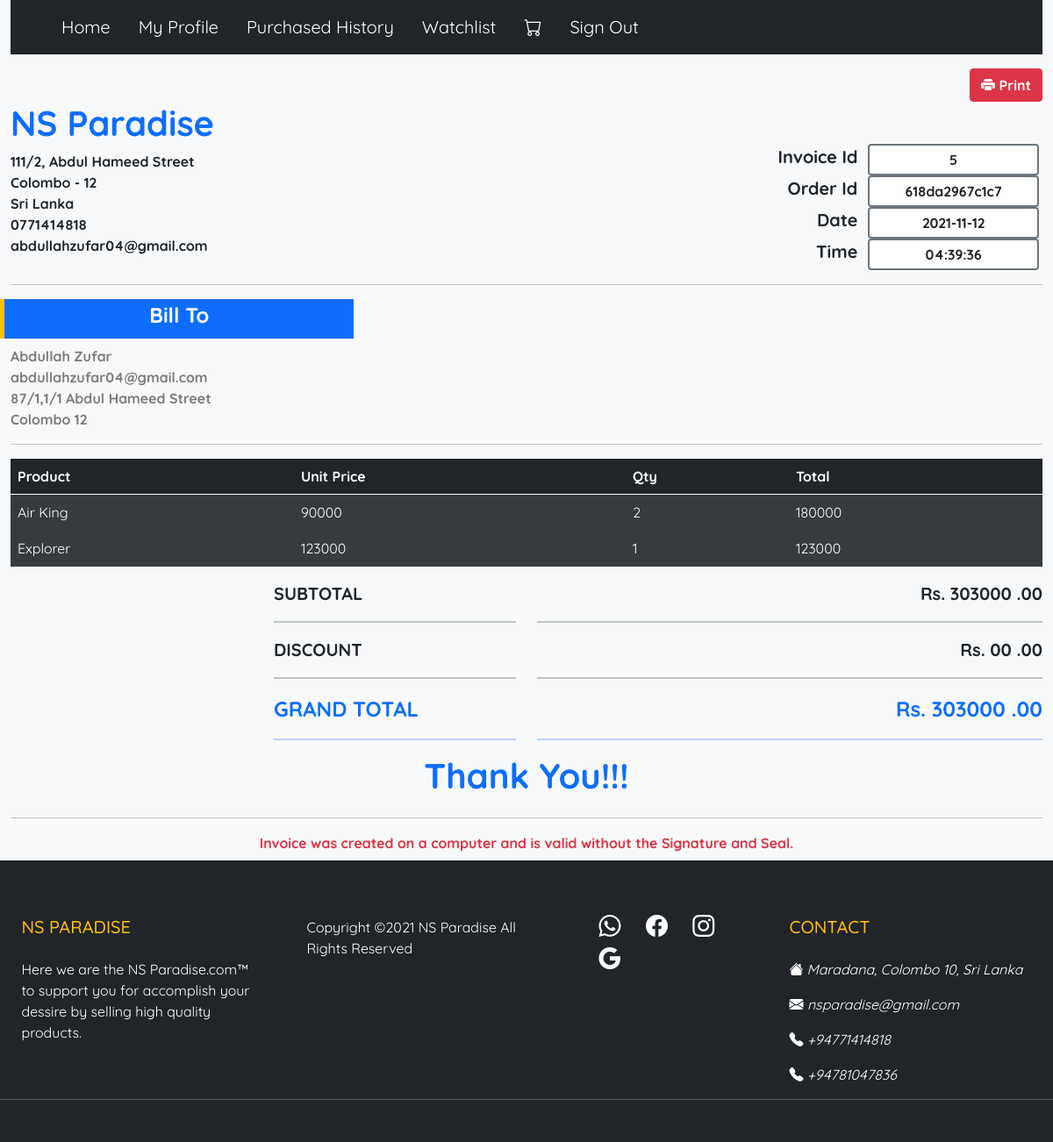
The page /Invoice.php?oid=618da2967c1c7 (signed in) on the database its author committed.
### tables this page shows
CREATE TABLE `invoice` (
  `id` int(11) NOT NULL,
  `order_id` varchar(20) DEFAULT NULL,
  `datetime` datetime DEFAULT NULL,
  `qty` int(11) DEFAULT NULL,
  `total` double DEFAULT NULL,
  `customer_email` varchar(100) NOT NULL,
  `product_id` int(11) NOT NULL
);

CREATE TABLE `customer` (
  `email` varchar(100) NOT NULL,
  `fname` varchar(50) DEFAULT NULL,
  `lname` varchar(50) DEFAULT NULL,
  `password` varchar(20) DEFAULT NULL,
  `dob` date DEFAULT NULL,
  `gender_id` int(11) NOT NULL,
  `registration_date` datetime DEFAULT NULL,
  `v_code` varchar(20) DEFAULT NULL,
  `v_status_id` int(11) NOT NULL,
  `status_id` int(11) NOT NULL
);

CREATE TABLE `delivery_details` (
  `id` int(11) NOT NULL,
  `address` text DEFAULT NULL,
  `city_id` int(11) NOT NULL,
  `invoice_id` int(11) NOT NULL
);

CREATE TABLE `city` (
  `id` int(11) NOT NULL,
  `name` varchar(20) DEFAULT NULL,
  `postalcode` varchar(5) DEFAULT NULL,
  `district_id` int(11) NOT NULL
);

CREATE TABLE `product` (
  `id` int(11) NOT NULL,
  `brand_id` int(11) NOT NULL,
  `title` varchar(45) DEFAULT NULL,
  `price` double DEFAULT NULL,
  `qty` int(11) DEFAULT NULL,
  `crown_id` int(11) NOT NULL,
  `shape_id` int(11) NOT NULL,
  `case_color` int(11) NOT NULL,
  `dial_color` int(11) NOT NULL,
  `bracelet_id` int(11) NOT NULL,
  `bracelet_color` int(11) NOT NULL,
  `gender_id` int(11) NOT NULL,
  `date_display_id` int(11) NOT NULL,
  `description` text DEFAULT NULL,
  `img` varchar(200) DEFAULT NULL,
  `admin_email` varchar(100) NOT NULL,
  `datetime_added` datetime DEFAULT NULL,
  `status_id` int(11) NOT NULL
);

### connection.php (called while the page is built, shortened)
<?php
class Database{
    public static $connection;
    public static function setUpconnection(){
        if(!isset(Database::$connection)){
            Database::$connection = new mysqli("localhost","id18074452_root","W[Gb*C16}*OuCcQl","id18074452_nsparadise","3306");
        }
    }
    public static function search($q){
        $resultset = Database::$connection->query($q);
        return $resultset;
    }
}
?>

### Invoice.php (the view, shortened to what this page needs)
<?php
require "connection.php";
if (isset($_SESSION["user"])) {
    if (isset($_GET["oid"])) {
        $orderid = $_GET["oid"];
        $invoicers = Database::search("SELECT * FROM `invoice` WHERE `order_id` = '" . $orderid . "'");
        if ($invoicers->num_rows >= 1) {
            $invoice = $invoicers->fetch_assoc();
?>
            <!DOCTYPE html>
            <html>
            <head>
                <?php require "link.php"; ?>
            </head>
            <body class="bg-light">
                <div class="container-fluid">
                    <div class="row">
                        <?php require "header.php"; ?>
                        <div class="col-12">
                            <div class="row mt-3">
                                <div class="col-12 text-end">
                                    <button class="btn btn-danger fw-bold" onclick="printDiv();"><i class="bi bi-printer-fill"></i> Print</button>
                                </div>
                            </div>
                        </div>
                        <div id="GFG">
                            <div class="col-12">
                                <div class="row mb-3">
                                    <div class="col-12 col-lg-6">
                                        <div class="row">
                                            <div class="col-12">
                                                <h1 class="fs-1 fw-bold text-primary text-start">NS Paradise</h1>
                                            </div>
                                            <div class="col-12">
                                                <span class="fw-bold text-dark text-start">111/2, Abdul Hameed Street</span>
                                                <br />
                                                <span class="fw-bold text-dark text-start">Colombo - 12</span>
                                                <br />
                                                <span class="fw-bold text-dark text-start">Sri Lanka</span>
                                                <br />
                                                <span class="fw-bold text-dark text-start">0771414818</span>
                                                <br />
                                                <span class="fw-bold text-dark text-start">abdullahzufar04@gmail.com</span>
                                            </div>
                                        </div>
                                    </div>
                                    <div class="col-12 col-lg-6 mt-5">
                                        <div class="row me-1">
                                            <div class="col-12">
                                                <div class="row justify-content-end">
                                                    <span class="fw-bold fs-5 text-end col-5">Invoice Id</span>
                                                    <span class="fw-bold fs-6 text-center border border-2 border-secondary rounded p-1 col-7 col-sm-6 col-md-4 bg-white"><?php echo $invoice["id"]; ?></span>
                                                </div>
                                            </div>
                                            <div class="col-12">
                                                <div class="row justify-content-end">
                                                    <span class="fw-bold fs-5 text-end col-5">Order Id</span>
                                                    <span class="fw-bold fs-6 text-center border border-2 border-secondary rounded p-1 col-7 col-sm-6 col-md-4 bg-white"><?php echo $invoice["order_id"]; ?></span>
                                                </div>
                                            </div>
                                            <?php
                                            $datetime = $invoice["datetime"];
                                            $splitdate = explode(" ", $datetime)
                                            ?>
                                            <div class="col-12">
                                                <div class="row justify-content-end">
                                                    <span class="fw-bold fs-5 text-end col-5">Date</span>
                                                    <span class="fw-bold fs-6 text-center border border-2 border-secondary rounded p-1 col-7 col-sm-6 col-md-4 bg-white"><?php echo $splitdate[0]; ?></span>
                                                </div>
                                            </div>
                                            <div class="col-12">
                                                <div class="row justify-content-end">
                                                    <span class="fw-bold fs-5 text-end col-5">Time</span>
                                                    <span class="fw-bold fs-6 text-center border border-2 border-secondary rounded p-1 col-7 col-sm-6 col-md-4 bg-white"><?php echo $splitdate[1]; ?></span>
                                                </div>
                                            </div>
                                        </div>
                                    </div>
                                </div>
                            </div>
                            <hr />
                            <div class="col-12">
                                <div class="row border border-5 border-warning border-top-0 border-end-0 border-bottom-0">
                                    <div class="col-12 col-md-6 col-lg-4 bg-primary p-1">
                                        <h3 class="text-white fw-bold fs-4 text-center">Bill To</h3>
                                    </div>
                                </div>
                            </div>
                            <?php
                            $customerrs = Database::search("SELECT * FROM `customer` WHERE `email` = '" . $invoice["customer_email"] . "'");
                            $customer = $customerrs->fetch_assoc();
                            $delivery_detailsrs = Database::search("SELECT * FROM `delivery_details` WHERE `invoice_id` = '" . $invoice["id"] . "'");
                            $delivery_details = $delivery_detailsrs->fetch_assoc();
                            $cityrs = Database::search("SELECT * FROM `city` WHERE `id` = '" . $delivery_details["city_id"] . "'");
                            $city = $cityrs->fetch_assoc();
                            ?>
                            <div class="col-12 mb-3">
                                <div class="row mt-2">
                                    <div class="col-12">
                                        <span class="fw-bold text-black-50 text-start"><?php echo $customer["fname"] . " " . $customer["lname"]; ?></span>
                                        <br />
                                        <span class="fw-bold text-black-50 text-start"><?php echo $customer["email"]; ?></span>
                                        <br />
                                        <span class="fw-bold text-black-50 text-start"><?php echo $delivery_details["address"]; ?></span>
                                        <br />
                                        <span class="fw-bold text-black-50 text-start"><?php echo $city["name"]; ?></span>
                                    </div>
                                </div>
                            </div>
                            <hr />
                            <table class="table table-responsive table-dark">
                                <thead>
                                    <tr>
                                        <th>Product</th>
                                        <th>Unit Price</th>
                                        <th>Qty</th>
                                        <th>Total</th>
                                    </tr>
                                </thead>
                                <tbody>
                                    <?php
                                    $subtotal = "0";
                                    $discount = "00";
                                    $invoice_rs = Database::search("SELECT * FROM `invoice` WHERE `order_id` = '" . $orderid . "'");
                                    for ($i = 0; $i < $invoice_rs->num_rows; $i++) {
                                        $invoice_details = $invoice_rs->fetch_assoc();
                                        $productrs = Database::search("SELECT * FROM `product` WHERE `id` = '" . $invoice_details["product_id"] . "'");
                                            $product = $productrs->fetch_assoc();
                                            $subtotal = $subtotal + $invoice_details["total"];
                                            $grandtotal = $subtotal - $discount;
                                    ?>
                                            <tr class="table-active">
                                                <td><?php echo $product["title"]; ?></td>
                                                <td><?php echo $product["price"]; ?></td>
                                                <td><?php echo $invoice_details["qty"]; ?></td>
                                                <td><?php echo $invoice_details["total"]; ?></td>
                                            </tr>
                                    <?php
                                    }
                                    ?>
                                </tbody>
                            </table>
                            <div class="col-12">
                                <div class="row">
                                    <div class="col-6 col-md-3 offset-md-3">
                                        <span class="fs-5 fw-bold text-end">SUBTOTAL</span>
                                        <hr class="border border-2 border-start-0 border-top-0 border-end-0 border-dark" />
                                        <span class="fs-5 fw-bold text-end">DISCOUNT</span>
                                        <hr class="border border-2 border-start-0 border-top-0 border-end-0 border-dark" />
                                        <span class="fs-4 fw-bold text-end text-primary">GRAND TOTAL</span>
                                        <hr class="border border-2 border-start-0 border-top-0 border-end-0 border-primary" />
                                    </div>
                                    <div class="col-6 text-end">
                                        <span class="fs-5 fw-bold text-end">Rs. <?php echo $subtotal; ?> .00</span>
                                        <hr class="border border-2 border-start-0 border-top-0 border-end-0 border-dark" />
                                        <span class="fs-5 fw-bold text-end">Rs. <?php echo $discount; ?> .00</span>
                                        <hr class="border border-2 border-start-0 border-top-0 border-end-0 border-dark" />
                                        <span class="fs-4 fw-bold text-end text-primary">Rs. <?php echo $grandtotal; ?> .00</span>
                                        <hr class="border border-2 border-start-0 border-top-0 border-end-0 border-primary" />
                                    </div>
                                </div>
                            </div>
                            <div class="col-12">
                                <div class="row">
                                    <div class="col-12">
                                        <h1 class="fs-1 fw-bolder text-center text-primary">Thank You!!!</h1>
                                    </div>
                                </div>
                            </div>
                            <hr />
                            <div class="col-12">
                                <div class="row">
                                    <div class="col-12 text-center">
                                        <span class="text-danger fw-bold">Invoice was created on a computer and is valid without the Signature and Seal.</span>
                                    </div>
                                </div>
                            </div>
                        </div>
                        <?php require "footer.php"; ?>
                    </div>
                </div>
            </body>
            </html>
        <?php
        } else {
        ?>
            <script>
                window.location = "index.php";
            </script>
        <?php
        }
    } else {
        ?>
        <script>
            window.location = "index.php";
        </script>
    <?php
    }
} else {
    ?>
    <script>
        window.location = "LogIn.php";
    </script>
<?php
}
?>

### style.css (style rules this page uses)
* { font-family: "Quicksand"; }

### rows shown on the page
invoice: id "5", order "618da2967c1c7", datetime "2021-11-12", datetime "04:39:36"
customer: fname "Abdullah", lname "Zufar", email "abdullahzufar04@gmail.com"
delivery_details: address "87/1,1/1 Abdul Hameed Street"
city: name "Colombo 12"
product: title "Air King", price "90000", invoice.qty "2", invoice.total "180000"
product: title "Explorer", price "123000", invoice.qty "1", invoice.total "123000"

### other values the page prints
$subtotal "303000"
$discount "00"
$grandtotal "303000"
